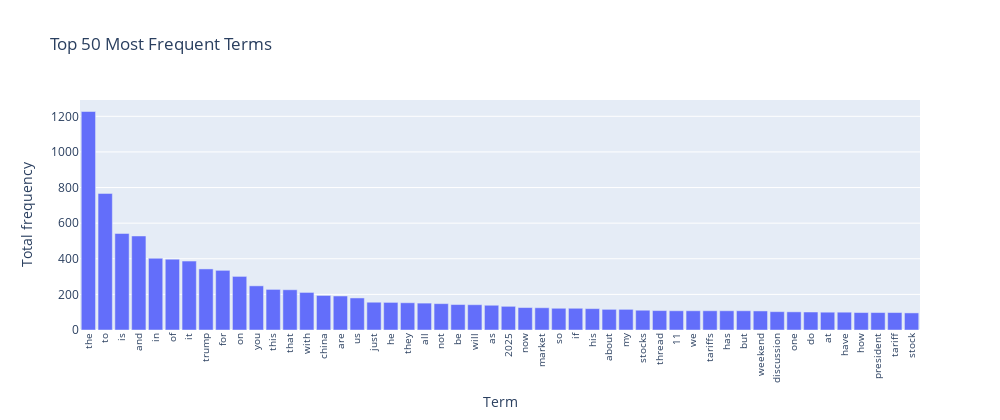

The notebook cell saved with this chart:
### Code cell
# Visualizing the Top 50 Most Frequent Terms
import plotly.express as px

# Get sorted indices in descending order of frequency
top_idx = np.argsort(term_frequencies)[::-1][:100]

# Get top terms and their frequencies
top_terms = count_vect.get_feature_names_out()[top_idx]
top_freqs = term_frequencies[top_idx]

df_top_50 = pd.DataFrame({"Term": top_terms[:50], "Total frequency": top_freqs[:50]})

g = px.bar(
    df_top_50,
    x="Term",
    y="Total frequency",
    title="Top 50 Most Frequent Terms"
)
g.update_layout(xaxis_tickangle=-90, bargap=0.15, height=420, width=1000, xaxis_tickfont=dict(size=10))
#g.update_xaxes(tickmode='array', tickvals=list(range(0, 300, 10)), ticktext=count_vect.get_feature_names_out()[:300][::10])
g.show()

### Figure 1 — Plotly figure (JSON) as saved in the notebook; plotly's stock layout.template omitted (floating-point values rounded to 4 significant figures)
{"data": [{"hovertemplate": "Term=%{x}<br>Total frequency=%{y}<extra></extra>", "legendgroup": "", "marker": {"color": "#636efa", "pattern": {"shape": ""}}, "name": "", "orientation": "v", "showlegend": false, "textposition": "auto", "type": "bar", "x": ["the", "to", "is", "and", "in", "of", "it", "trump", "for", "on", "you", "this", "that", "with", "china", "are", "us", "just", "he", "they", "all", "not", "be", "will", "as", "2025", "now", "market", "so", "if", "his", "about", "my", "stocks", "thread", "11", "we", "tariffs", "has", "but", "weekend", "discussion", "one", "do", "at", "have", "how", "president", "tariff", "stock"], "xaxis": "x", "y": [1227, 767, 542, 528, 403, 398, 387, 343, 335, 301, 248, 228, 226, 211, 194, 191, 180, 156, 155, 153, 151, 148, 143, 142, 139, 133, 126, 125, 122, 122, 120, 116, 116, 111, 109, 108, 108, 108, 108, 108, 107, 103, 102, 101, 100, 100, 98, 98, 98, 96], "yaxis": "y"}], "layout": {"bargap": 0.15, "barmode": "relative", "height": 420, "legend": {"tracegroupgap": 0}, "title": {"text": "Top 50 Most Frequent Terms"}, "width": 1000, "xaxis": {"anchor": "y", "domain": [0, 1], "tickangle": -90, "tickfont": {"size": 10}, "title": {"text": "Term"}}, "yaxis": {"anchor": "x", "domain": [0, 1], "title": {"text": "Total frequency"}}}}
